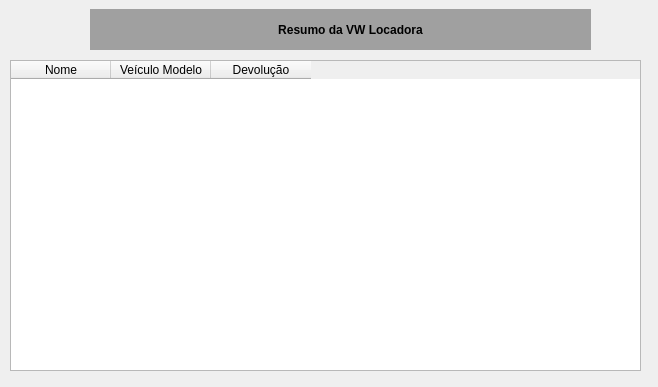
<?xml version="1.0" encoding="UTF-8"?>
<ui version="4.0">
 <class>MainWindow</class>
 <widget class="QMainWindow" name="MainWindow">
  <property name="geometry">
   <rect>
    <x>0</x>
    <y>0</y>
    <width>658</width>
    <height>387</height>
   </rect>
  </property>
  <property name="windowTitle">
   <string>MainWindow</string>
  </property>
  <widget class="QWidget" name="centralwidget">
   <widget class="QLabel" name="label">
    <property name="geometry">
     <rect>
      <x>90</x>
      <y>9</y>
      <width>501</width>
      <height>41</height>
     </rect>
    </property>
    <property name="font">
     <font>
      <family>Arial</family>
      <pointsize>10</pointsize>
      <weight>75</weight>
      <bold>true</bold>
     </font>
    </property>
    <property name="styleSheet">
     <string notr="true">background-color: rgb(160, 160, 160);
border-color: rgb(0, 0, 0);</string>
    </property>
    <property name="text">
     <string>&lt;html&gt;&lt;head/&gt;&lt;body&gt;&lt;p align=&quot;center&quot;&gt;&lt;br/&gt;&lt;/p&gt;&lt;/body&gt;&lt;/html&gt;</string>
    </property>
   </widget>
   <widget class="QLabel" name="label_2">
    <property name="geometry">
     <rect>
      <x>240</x>
      <y>20</y>
      <width>221</width>
      <height>21</height>
     </rect>
    </property>
    <property name="styleSheet">
     <string notr="true">font: 75 12pt &quot;Arial&quot;;</string>
    </property>
    <property name="text">
     <string>&lt;html&gt;&lt;head/&gt;&lt;body&gt;&lt;p align=&quot;center&quot;&gt;&lt;span style=&quot; font-weight:600;&quot;&gt;Resumo da VW Locadora&lt;/span&gt;&lt;/p&gt;&lt;/body&gt;&lt;/html&gt;</string>
    </property>
   </widget>
   <widget class="QTableWidget" name="tabela_resumo">
    <property name="geometry">
     <rect>
      <x>10</x>
      <y>60</y>
      <width>631</width>
      <height>311</height>
     </rect>
    </property>
    <column>
     <property name="text">
      <string>Nome</string>
     </property>
    </column>
    <column>
     <property name="text">
      <string>Veículo Modelo</string>
     </property>
    </column>
    <column>
     <property name="text">
      <string>Devolução</string>
     </property>
    </column>
   </widget>
  </widget>
 </widget>
 <resources/>
 <connections/>
</ui>
